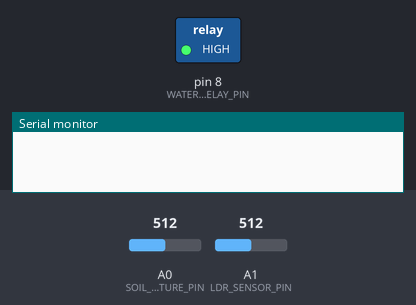
The sketch below on a simulated Arduino Uno, built with avr-gcc and run on an emulated ATmega328P. Parts: switched loads named in the sketch (green lamp = pin HIGH), the last lines printed to the serial monitor. Inputs (shaded band) come from the test bench; at power-on: A0 (SOIL_MOISTURE_PIN) = 512, A1 (LDR_SENSOR_PIN) = 512.

Above: at 0.1 s.
At 5.2 s:
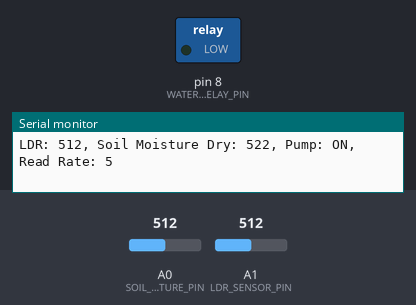
Timing chart, 0 to 6.7 s (numbered marks = the images above):
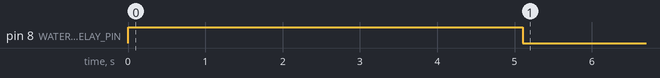

The sketch:

GardenBox.ino
```cpp
/**
  Garden Box

  Electronically managed garden box

  created Wed. May 31st, 2017
  by Don Johnson
*/

#define SOIL_MOISTURE_PIN 0
#define WATER_PUMP_RELAY_PIN 8
#define LDR_SENSOR_PIN 1

// Moisture Sensor
int soilValue;
int avgSoilValue;

// Sensor rate
int count;
int readRate;

// Water Pump Relay (Low Level Trigger)
bool isPumpOn;

// Light Relay

void setup() {
  // Serial Monitor
  Serial.begin(9600);

  // Soil Moisture Sensor
  soilValue = 0;
  avgSoilValue = 0;
  count = 0;
  readRate = 50;
  isPumpOn = false;

  // Water Pump Relay
  pinMode(WATER_PUMP_RELAY_PIN, OUTPUT);
  digitalWrite(WATER_PUMP_RELAY_PIN, HIGH);
}

void loop() {
  soilValue += analogRead(SOIL_MOISTURE_PIN);
  if (count > readRate) {
    int avgSoilValue = soilValue / count;
    soilValue = 0;
    count = 0;
    Serial.print("LDR: ");
    Serial.print(analogRead(LDR_SENSOR_PIN));
    Serial.print(", ");

    Serial.print("Soil Moisture ");
    if (avgSoilValue >= 430) {
      Serial.print("Dry: ");
      switchWaterPumpRelay(true);
      readRate = 5;
    } else if (avgSoilValue >= 350 && avgSoilValue < 430) {
      Serial.print("Good: ");
      switchWaterPumpRelay(false);
      readRate = 50;
    } else if (avgSoilValue >= 260 && avgSoilValue < 350) {
      Serial.print("Wet: ");
      switchWaterPumpRelay(false);
      readRate = 50;
    }
    Serial.print(avgSoilValue);
    Serial.print(", ");

    if (isPumpOn) {
      Serial.print("Pump: ON, ");
    } else {
      Serial.print("Pump: OFF, ");
    }
    Serial.print("Read Rate: ");
    Serial.println(readRate);
  }
  count++;
  delay(100);
}

void switchWaterPumpRelay(bool isOn) {
  if (isOn && !isPumpOn) {
    digitalWrite(WATER_PUMP_RELAY_PIN, LOW);
    isPumpOn = true;
  } else if (!isOn && isPumpOn) {
    digitalWrite(WATER_PUMP_RELAY_PIN, HIGH);
    isPumpOn = false;
  }
}
```

Measured:
- by itself, pin 8 (WATER_PUMP_RELAY_PIN): HIGH → LOW at 5.1 s
